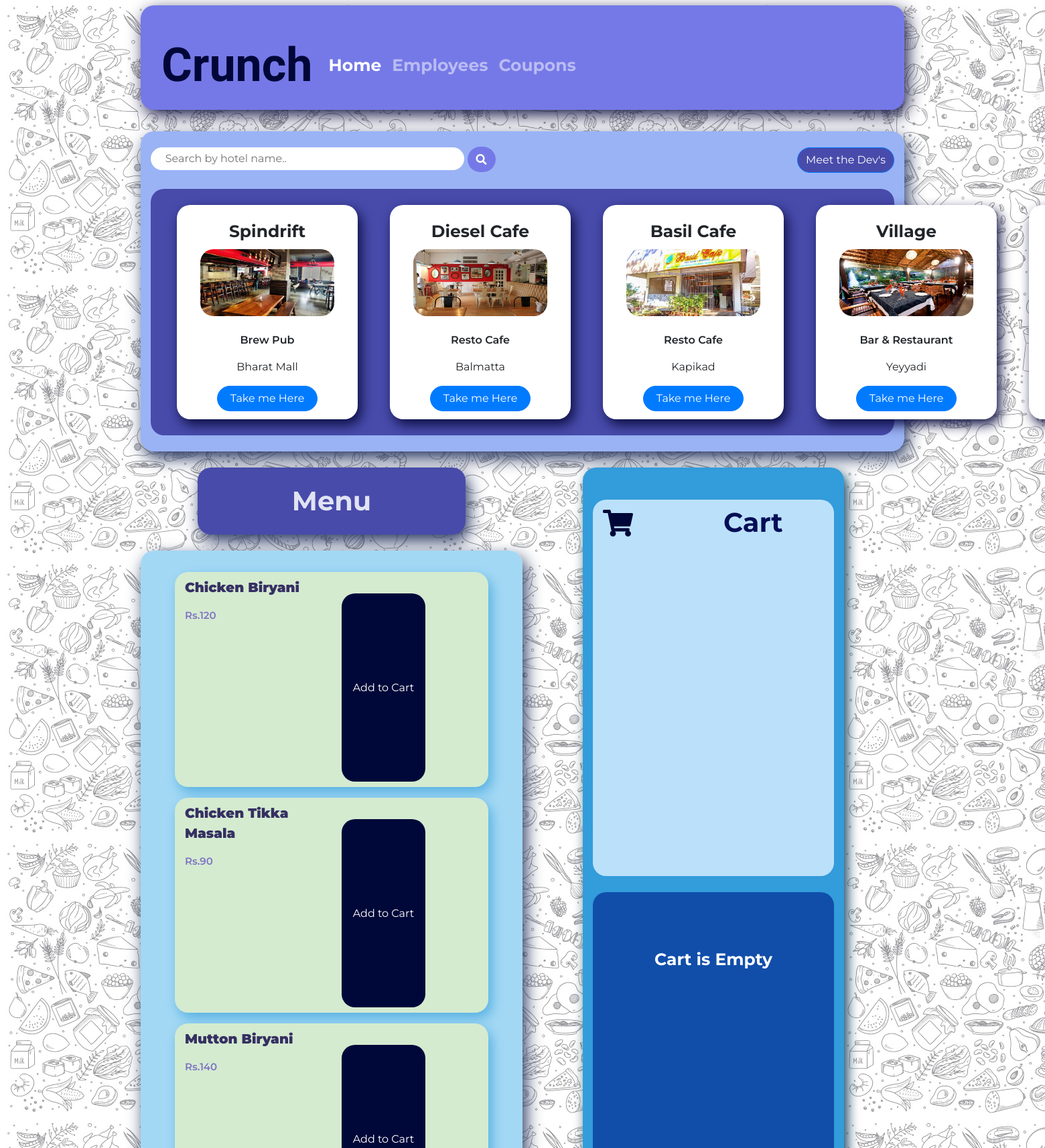
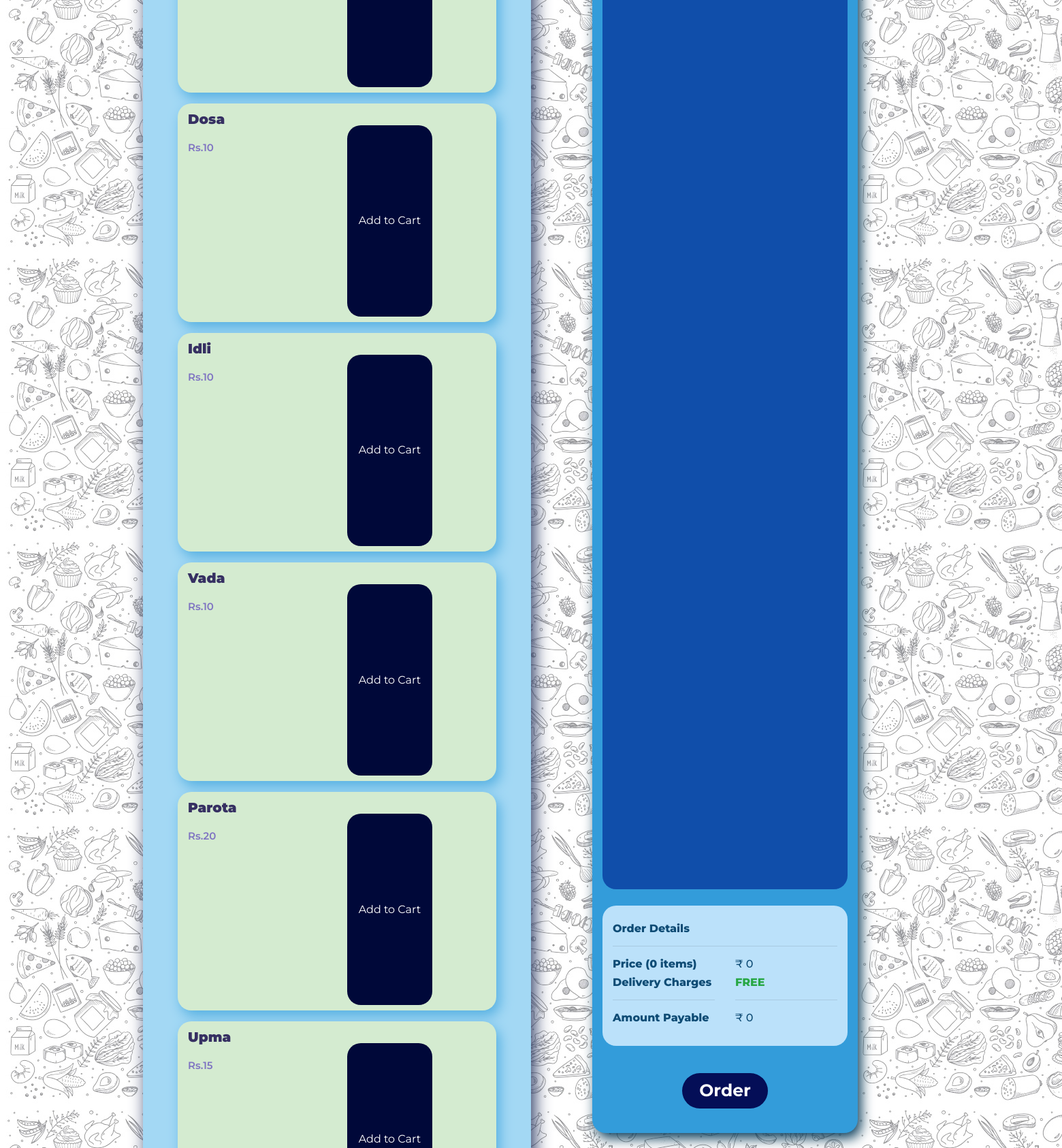
The page / (upper part) on the database its author committed (2 pictures, top to bottom).
### tables this page shows
CREATE TABLE `hotel` (
  `hotel_id` int(11) NOT NULL,
  `hotel_name` varchar(30) NOT NULL,
  `hotel_type` varchar(25) NOT NULL,
  `hotel_location` varchar(30) NOT NULL,
  `hotel_img` varchar(255) NOT NULL,
  `hotel_address` varchar(255) NOT NULL
);

CREATE TABLE `fooditems` (
  `id` int(11) NOT NULL,
  `item_name` varchar(30) NOT NULL,
  `item_price` int(11) NOT NULL
);

### php/CreateDb.php (called while the page is built, shortened)
<?php
class CreateDb
{
        public $tablename;
        public $con;
    public function __construct(
        $dbname = "crunch",
        $tablename = "fooditems",
        $servername = "localhost",
        $username = "root",
        $password = "root"
    )
    {
      $this->tablename = $tablename;
        $this->con = mysqli_connect($servername, $username, $password);
        $sql = "CREATE DATABASE IF NOT EXISTS $dbname";
        if(mysqli_query($this->con, $sql)){
            $this->con = mysqli_connect($servername, $username, $password, $dbname);
            $sql = " CREATE TABLE IF NOT EXISTS $tablename
                            (id INT NOT NULL AUTO_INCREMENT PRIMARY KEY,
                             item_name VARCHAR (25) NOT NULL,
                             item_price FLOAT
                            );";
        }else{
            return false;
        }
    }
    public function getData(){
        $sql = "SELECT * FROM $this->tablename";
        $result = mysqli_query($this->con, $sql);
        if(mysqli_num_rows($result) > 0){
            return $result;
        }
    }
    public function getHotels(){
        $sql = "SELECT * FROM hotel";
        $hoteldata = mysqli_query($this->con, $sql);
        if(mysqli_num_rows($hoteldata)>0){
            return $hoteldata;
        }
    }
}

### php/cmp.php (the view, shortened to what this page needs)
<?php
function comp($item_name, $item_price, $id){
    $com = "
    <form action=\"index.php\" method=\"post\">
    <div class=\"container py-2 mb-3\" style=\"border-radius: 20px;width: 30vw;height: auto;background: #d4ebd0;box-shadow: 5px 8px 18px #56b0e1;\">
        <div class=\"row\">
            <div class=\"col\">
                <p style=\"font-family: 'Montserrat';font-weight: 900;font-size: 20px;color: #363062;\">$item_name</p>
                <p style=\"font-family: 'Montserrat';font-weight: 600;font-size: 15px;color: #7f74c2;\">Rs.$item_price</p>
            </div>
            <div class=\"col mt-4\">
                <button class=\"btn\" name =\"add\" type=\"submit\" style=\"border-radius: 20px;background: #000839;width: 8vw;height: 5vh;color: #fff;font-family: 'Montserrat';font-weight: 400;\">Add to Cart</button>
                <input type='hidden' name='id' value='$id'>
            </div>
        </div>
    </div>
    </form>
    ";
    echo $com;
}
function hotels($hotelname,$hoteltype,$hotellocation,$hotelimage,$hotellink){
  $hot = "
          <div class=\"col-3 mx-4\" style=\"width: 15rem;height:20rem;background: #fff;border-radius: 20px;box-shadow: 5px 8px 18px #0b0d41;\">
              <div class=\"card mt-4\" style=\"width: 15rem;font-family: 'Montserrat';border: none;\">
                  <h5 class=\"card-title\" style=\"font-weight: 700;align-self: center;font-size: 25px;\">$hotelname</h5>
                  <img class=\"card-img-top \" src=\"$hotelimage\" style=\"border-radius: 20px;width: 200px;height: 100px;align-self: center;\">
                  <br>
                  <p class=\"card-text\" style=\"align-self: center;font-weight: 600;\">$hoteltype</p>
                  <p class=\"card-text\" style=\"align-self: center;font-weight: 400;\">$hotellocation</p>
                  <a href=\"$hotellink\" target=\"_blank\" class=\"btn btn-primary rounded-pill\" style=\"width: 150px;align-self: center;\">Take me Here</a>
              </div>
          </div>
  ";
  echo $hot;
}

### index.php (shortened to what this page needs)
<?php
require_once ('php/CreateDb.php');
require_once ('php/cmp.php');
$database = new CreateDb("Crunch", "Fooditems");
$db = new CreateDb("Crunch","Fooditems");
?>
<!DOCTYPE html>
<html lang="en">
<head>
  <link rel="stylesheet" href="/css/home.css">
  <link rel="stylesheet" href="https://stackpath.bootstrapcdn.com/bootstrap/4.3.1/css/bootstrap.min.css"
>
  <link rel="stylesheet" href="https://use.fontawesome.com/releases/v5.8.2/css/all.css"
>
</head>
<body style="background-image: url('/images/wall.jpg');">
  <div class="container mt-md-2"
    style="width:100vw;height: 10vw;background: #7579e7;border-radius: 20px;box-shadow: 5px 8px 25px #131544;">
    <br>
    <nav class="navbar navbar-expand-lg navbar-dark"
      style="font-family: 'Montserrat';font-weight: 700;font-size: 25px;color: #fff;">
      <a class="navbar-brand" href="index.php"
        style="font-family: 'Fredoka One';font-size: 70px;color: #000738;">Crunch</a>
      <div class="collapse navbar-collapse" id="navbarSupportedContent">
        <ul class="navbar-nav mr-auto">
          <li class="nav-item active">
            <a class="nav-link" href="index.php">Home <span class="sr-only">(current)</span></a>
          </li>
          <li class="nav-item">
            <a class="nav-link" href="employee.php">Employees</a>
          </li>
          <li class="nav-item">
            <a class="nav-link" href="coupon.php">Coupons</a>
          </li>
        </ul>
      </div>
    </nav>
  </div>
  <br>
  <div class="container mt-md-2 pb-4"
    style="background:#9ab3f5;width: auto;height: auto;border-radius: 20px;box-shadow: 5px 10px 25px #25345f;">
    <div class="row mt-md-2">
      <div class="col mt-3">
        <form method="POST" action="index.php">
          <input class="mt-md-2" name="search" type="text" placeholder="    Search by hotel name.."
            style="font-family: 'Montserrat';font-weight: 400;padding: 5px;border-radius: 20px;border: none;outline: none;width: 30vw;">
          <button type="submit" class="btn" style="border-radius: 20px;background:#7579e7;"><i class="fa fa-search"
              style="color: #fff;"></i></button>
        </form>
      </div>
      <div class="col mt-4">
        <button type="button" class="btn btn-primary rounded-pill" data-toggle="modal" data-target="#dev"
          style="float: right;background: #484baa;font-family: 'Montserrat';font-weight: 400;">
          Meet the Dev's
        </button>
      </div>
    </div>
    <br>
    <div class="container py-4 Hotels" style="border-radius:20px;background:#484baa;width:auto;height:auto;">
      <div class="container-fluid" style="border-radius: 20px;height: auto;">
        <marquee scrollamount="10">
          <div class="row flex-row flex-nowrap ">
            <?php
                        if (isset($_POST['search']))
                        {
                            $con = mysqli_connect("localhost", "root", "");
                            $searchq = $_POST['search'];
                            $searchq = preg_replace("#[^a-z]#i","",$searchq);
                            $query = $database->getHotel($searchq);
                            @$count = mysqli_num_rows($query);
                            $output = '';
                            if($count == 0)
                            {
                                $output = 'There were no search results!';
                            }else
                            {
                                while ($row = mysqli_fetch_assoc($query))
                                    {
                                        hotels($row['hotel_name'], $row['hotel_type'],$row['hotel_location'], $row['hotel_img'], $row['hotel_address']);
                                    }
                            }
                        }
                        else
                        {
                            $hoteldata = $database->getHotels();
                            while ($row = mysqli_fetch_assoc($hoteldata))
                            {
                                hotels($row['hotel_name'], $row['hotel_type'],$row['hotel_location'], $row['hotel_img'], $row['hotel_address']);
                            }
                        }
                    ?>
          </div>
        </marquee>
      </div>
    </div>
  </div>
  <br>
  <div class="container">
    <div class="row">
      <div class="col">
        <div class="row">
          <div class="container mb-4"
            style="border-radius:20px;background:#484baa;width:400px;height:100px;box-shadow: 5px 10px 25px #25345f;">
            <p
              style="font-family: 'Montserrat';font-weight: 700;color:#e1e3f3;font-size: 40px;text-align: center;margin-top: 20px;">
              Menu</p>
          </div>
        </div>
        <div class="row">
          <div class="container py-2 Myscroll" style="box-shadow: 5px 10px 25px #25345f;">
            <br>
            <?php
                $result = $database->getData();
                    while ($row = mysqli_fetch_assoc($result)){
                        comp($row['item_name'], $row['item_price'], $row['id']);
                    }
                ?>
          </div>
        </div>
      </div>
      <div class="col">
        <div class="container py-4"
          style="width: 25vw;height: auto;background: #339cda;border-radius: 20px;box-shadow: 5px 8px 18px #0b3d5a;">
          <br>
          <div class="container" style="border-radius: 20px;width: auto;height: 10vh;background: #bbe1fa;">
            <div class="row">
              <div class="col">
                <i class='fas fa-shopping-cart' style="font-size:40px;margin-top: 15px;color: #000738;"></i>
              </div>
              <div class="col mt-1">
                <p style="font-family: 'Montserrat';font-weight: 700;color:#040e57;font-size: 40px;">Cart</p>
              </div>
            </div>
          </div>
          <br>
          <div class="container py-2 cartscroll"
            style="border-radius: 20px;width: auto;height: 30vh;background: #104eaa;overflow-y:scroll;-ms-overflow-style: none;scrollbar-width: none;">
            <br>
            <?php
                        $total = 0;
                        if (isset($_SESSION['cart'])){
                            $proid = array_column($_SESSION['cart'], 'id');
                            $result = $db->getData();
                            while ($row = mysqli_fetch_assoc($result)){
                                foreach ($proid as $id){
                                    if ($row['id'] == $id){
                                        cartcomp($row['item_name'],$row['item_price'], $row['id']);
                                        $total = $total + (int)$row['item_price'];
                                    }
                                }
                            }
                        }
                        else{
                            echo "<p style=\"font-family:'Montserrat';font-weight: 700;font-size: 25px;text-align:center;color:#fff;margin-top:50px;\">Cart is Empty</p>";
                        }
                ?>
          </div>
          <br>
          <div class="container" style="border-radius: 20px;width: auto;height: auto;background: #bbe1fa;">
            <div class="py-4">
              <h6 style="font-family:'Montserrat';font-weight:800;color: #0f4c75;">Order Details</h6>
              <hr>
              <div class="row price-details" style="font-family:'Montserrat';font-weight:800;color: #0f4c75;">
                <div class="col-md-6" style="font-family:'Montserrat';font-weight:800;color: #0f4c75;">
                  <?php
                                if (isset($_SESSION['cart'])){
                                    $count  = count($_SESSION['cart']);
                                    echo "<h6 style=\"font-family:'Montserrat';font-weight:800;\">Price ($count items)</h6>";
                                }else{
                                    echo "<h6 style=\"font-family:'Montserrat';font-weight:800;\">Price (0 items)</h6>";
                                }
                            ?>
                  <h6 style="font-family:'Montserrat';font-weight:800;">Delivery Charges</h6>
                  <hr>
                  <h6 style="font-family:'Montserrat';font-weight:800;">Amount Payable</h6>
                </div>
                <div class="col-md-6">
                  <h6> <span>&#8377;</span>
                    <?php echo $total; ?>
                  </h6>
                  <h6 class="text-success" style="font-family:'Montserrat';font-weight:800;">FREE</h6>
                  <hr>
                  <h6> <span>&#8377;</span>
                    <?php
                                echo $total;
                                ?>
                  </h6>
                </div>
              </div>
            </div>
          </div>
          <div class="container mt-4" style="border-radius: 20px;height: 80px;">
            <center>
              <button type="button" class="btn mt-3 rounded-pill px-4" data-toggle="modal" data-target="#order"
                style="background: #040e57;font-family: 'Montserrat';font-weight: 700;font-size: 25px;color: #fff;width: auto;height: auto;">
                Order
              </button>
            </center>
          </div>
        </div>
      </div>
    </div>
  </div>
  <br>
</body>
</html>

### css/home.css (style rules this page uses)
.Myscroll { width: 40vw; height: 82vh; overflow-y:scroll; background: #a3d8f4; border-radius: 20px; -ms-overflow-style: none; scrollbar-width: none; }
.cartscroll { border-radius: 20px; width: auto; height: 30vh; background: #a3d3f5; overflow-y: scroll; -ms-overflow-style: none; scrollbar-width: none; }
.Hotels { border-radius:20px; background:#7579e7; width:auto; height:auto; -ms-overflow-style: none; scrollbar-width: none; }
body { -ms-overflow-style:none; scrollbar-width: none; background-image: url('/images/back.jpg'); }

### rows shown on the page
hotel: hotel_name "Spindrift", hotel_img (picture), hotel_type "Brew Pub", hotel_location "Bharat Mall"
hotel: hotel_name "Diesel Cafe", hotel_img (picture), hotel_type "Resto Cafe", hotel_location "Balmatta"
hotel: hotel_name "Basil Cafe", hotel_img (picture), hotel_type "Resto Cafe", hotel_location "Kapikad"
hotel: hotel_name "Village", hotel_img (picture), hotel_type "Bar & Restaurant", hotel_location "Yeyyadi"
fooditems: item_name "Chicken Biryani", item_price "120"
fooditems: item_name "Chicken Tikka Masala", item_price "90"
fooditems: item_name "Mutton Biryani", item_price "140"
fooditems: item_name "Dosa", item_price "10"
fooditems: item_name "Idli", item_price "10"
fooditems: item_name "Vada", item_price "10"
fooditems: item_name "Parota", item_price "20"
fooditems: item_name "Upma", item_price "15"

### other values the page prints
$total "0"
